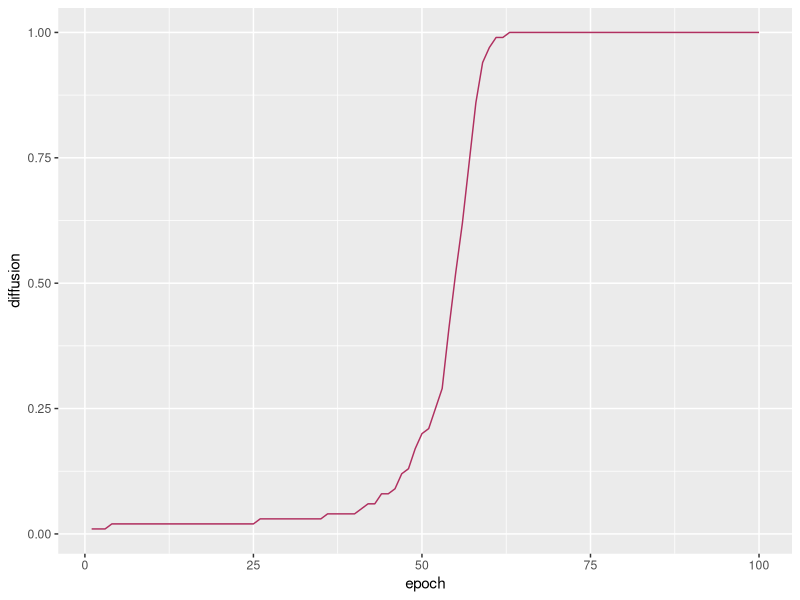

Here is the R script that generated this plot:
#
# Simulation einer künstlichen Welt 
#

#
# Packages laden ----
#
library(tidyverse)

#
# 1. Welt errichten ----
#

# Rahmenbedingungen der Welt festlegen 
world_width <- 50
world_height <- 50
world_epochs <- 100
world_agents <- 100


# Tibble erstellen und Agenten in der Welt verteilen
agents <- tibble(    
  no  = c(1:world_agents),    
  x   = sample(world_width, world_agents, replace = T),
  y   = sample(world_height, world_agents, replace = T),
  dir = sample(360, world_agents, replace = T) - 1,
  state = FALSE
)

# Status des ersten Agenten auf TRUE setzen 
agents$state[1] <- TRUE

# Datframe für das Loggen der Epochen erstellen
history <- data.frame()

#
# 2. Funktionen für die Aktionen in jeder Epoche ----
#

# Agenten bewegen 
agentsMove <- function(agents) {
  
  # Zufällig zwischen -25 und +25 Grad rotieren
  rotate <- sample(c(-25 : 25), world_agents, replace = T)
  
  agents$dir <- agents$dir + rotate
  agents$dir <- agents$dir %% 360
  
  # Horizontal bewegen 
  dir_x = round(sin((agents$dir * pi) / 180))
  agents$x <- agents$x - dir_x
  agents$x <- (agents$x - 1) %% world_width + 1
  
  # Vertikal bewegen 
  dir_y = round(cos((agents$dir * pi) / 180))
  agents$y <- agents$y + dir_y
  agents$y <- (agents$y - 1) %% world_height + 1
  
  return (agents)
}

# Agenten kommunizieren lassen
agentsChat <- function(agents) {
  
  informants <- agents[agents$state == TRUE,]
  
  agents$state = 
    (agents$x %in% informants$x) & 
    (agents$y %in% informants$y)
  
  return (agents)
}


#
# Simulation starten: über die Epochen iterieren ----
#

history <- data.frame()

for (epoch in c(1 : world_epochs)) {
  
  print(epoch)  
  
  # Aktionen ausführen
  agents <- agentsMove(agents)
  agents <- agentsChat(agents)
  
  
  # Protokollieren
  agents$epoch <- epoch
  history <- rbind(history, agents)
  
}


#
# Ergebnisse analysieren ---- 
#

# Diffusion pro Epoche
trace <- history %>% 
  group_by(epoch) %>% 
  summarise(diffusion = mean(state)) %>% 
  ungroup()

# Traceplot 
trace %>% 
  ggplot(aes(epoch, diffusion)) +
  geom_line(color = "maroon")


